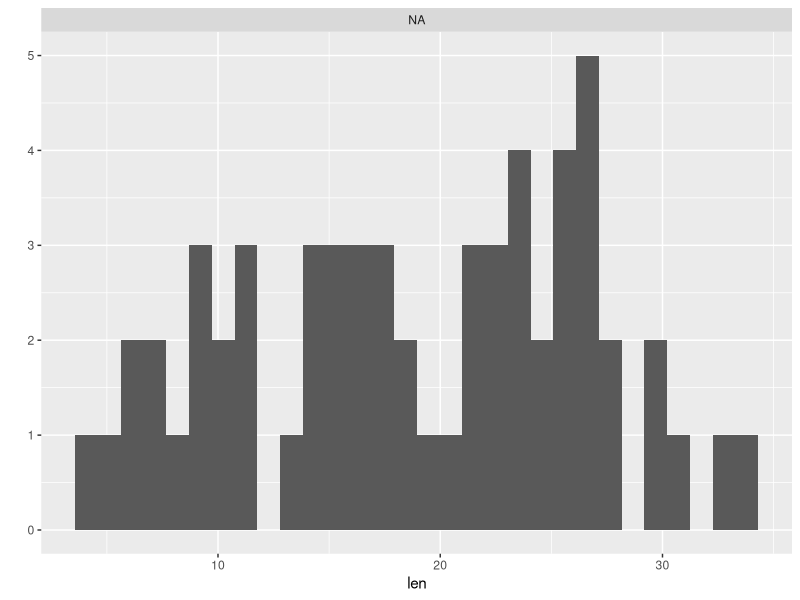

The R source for this figure:
## ---- chunk 1
library(ggplot2)
library(datasets)
## ---- chunk 2
data(ToothGrowth)
str(ToothGrowth)
head(ToothGrowth)

summary(ToothGrowth)

table(ToothGrowth$supp, ToothGrowth$dose)

## ---- chunk 3
xhist <- qplot(len, geom="histogram", data=ToothGrowth, facets = . ~ dose + supp)
xhist
## ---- chunk 4

g1 <-ToothGrowth[ToothGrowth$supp=="OJ" & ToothGrowth$dose==0.5, 1]
g2 <-ToothGrowth[ToothGrowth$supp=="VC" & ToothGrowth$dose==0.5, 1]
mean(g1)
mean(g2)

## ---- chunk 5

t.test(g1, g2, paired=T, alternative = "greater")

## ---- chunk 6

g1 <-ToothGrowth[ToothGrowth$supp=="OJ" & ToothGrowth$dose==1, 1]
g2 <-ToothGrowth[ToothGrowth$supp=="VC" & ToothGrowth$dose==1, 1]
mean(g1)
mean(g2)

t.test(g1, g2, paired=T, alternative = "greater")

## ---- chunk 7

g1 <-ToothGrowth[ToothGrowth$supp=="OJ" & ToothGrowth$dose==2, 1]
g2 <-ToothGrowth[ToothGrowth$supp=="VC" & ToothGrowth$dose==2, 1]
mean(g1)
mean(g2)

t.test(g1, g2, paired=T, alternative = "less")

